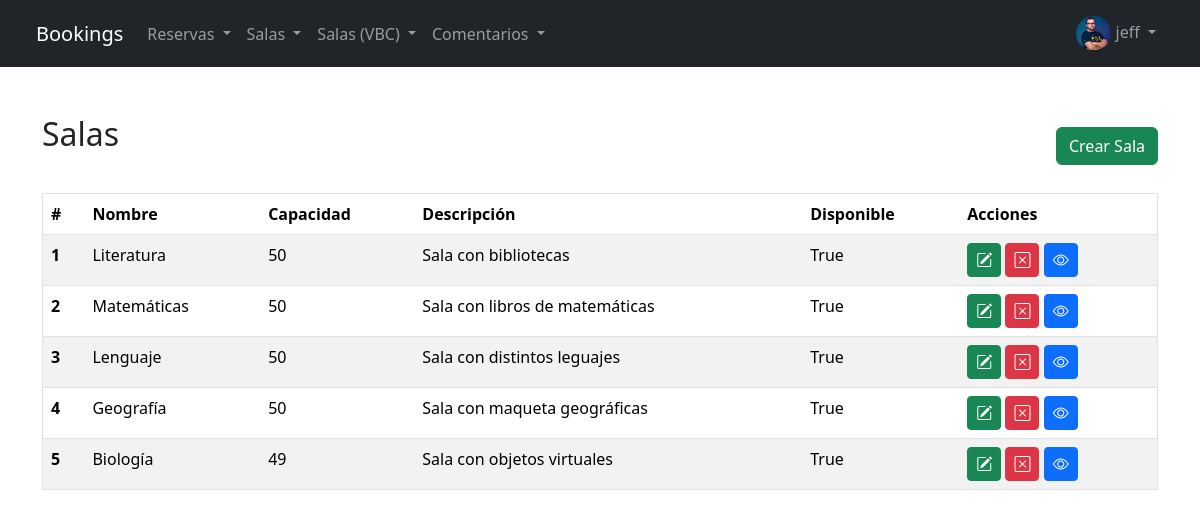
The page /bookings/room/list/ (signed in) on the database its author committed.
### bookings/models.py (models this page shows, shortened)
class Avatar(models.Model):
    user = models.OneToOneField(User, on_delete=models.CASCADE, related_name='avatar')
    image = models.ImageField(upload_to='avatars/')

class Sala(models.Model):
    nombre = models.CharField(max_length=100)
    disponible = models.BooleanField(default=True)
    capacidad = models.IntegerField()
    descripcion = models.TextField(blank=True, null=True)

### bookings/views.py (the view)
# urls.py: path("room/list/", list_room_view, name="room_list"),
@login_required
def list_room_view(request):
    all_the_rooms = Sala.objects.all()
    contexto = {"list_rooms": all_the_rooms}
    return render(request, "rooms/list.html", contexto)

### bookings/templates/rooms/list.html (shortened to what this page needs)
{% extends 'bookings/base.html' %}
{% block content %}
<section class="py-5">
    <div class="container">
        <div class="d-flex justify-content-between align-items-center mb-3">
            <h2 class="mb-4">Salas</h2>
            <a href="{% url 'room_create' %}" class="btn btn-success">Crear Sala</a>
        </div>
        <table class="table table-striped border">
            <thead class="bg-dark text-white">
                <tr>
                    <th scope="col">#</th>
                    <th scope="col">Nombre</th>
                    <th scope="col">Capacidad</th>
                    <th scope="col">Descripción</th>
                    <th scope="col">Disponible</th>
                    <th scope="col">Acciones</th>
                </tr>
            </thead>
            <tbody>
                {% if list_rooms %}
                {% for room in list_rooms %}
                <tr>
                    <th scope="row">{{ forloop.counter }}</th>
                    <td>{{ room.nombre }}</td>
                    <td>{{ room.capacidad }}</td>
                    <td>{{ room.descripcion }}</td>
                    <td>{{ room.disponible }}</td>
                    <td>
                        <a href="{% url 'room_update' room.id %}" class="btn btn-success btn-sm fs-6" data-bs-toggle="tooltip" data-bs-placement="bottom" data-bs-title="Editar"><i class="bi bi-pencil-square"></i></a>
                        <a href="{% url 'room_delete' room.id %}" class="btn btn-danger btn-sm fs-6" data-bs-toggle="tooltip" data-bs-placement="bottom" data-bs-title="Eliminar"><i class="bi bi-x-square"></i></a>
                        <a href="{% url 'room_detail' room.id %}" class="btn btn-primary btn-sm fs-6" data-bs-toggle="tooltip" data-bs-placement="bottom" data-bs-title="Ver"><i class="bi bi-eye"></i></a>
                    </td>
                </tr>
                {% endfor %}
                {% else %}
                <tr>
                    <td colspan="7">No hay Salas disponibles.</td>
                </tr>
                {% endif %}
            </tbody>
        </table>
    </div>
</section>
{% endblock %}

### bookings/templates/bookings/base.html (shortened to what this page needs)
{% load static %}
<!DOCTYPE html>
<html lang="es">
<head>
    <link rel="stylesheet" href="{% static 'bookings/css/bootstrap.min.css' %}">
    <link rel="stylesheet" href="https://cdn.jsdelivr.net/npm/bootstrap-icons@1.11.3/font/bootstrap-icons.min.css">
</head>
<body>
    <nav class="navbar navbar-expand-lg navbar-dark bg-dark border-body px-4">
        <div class="container-fluid">
            <a class="navbar-brand" href="/bookings">Bookings</a>
            <div class="collapse navbar-collapse" id="navbarNav">
                {% if user.is_authenticated %}
                <ul class="navbar-nav">
                    <li class="nav-item dropdown">
                        <a class="nav-link dropdown-toggle" href="#" role="button" data-bs-toggle="dropdown" aria-expanded="false">
                            Reservas
                        </a>
                    </li>
                    <li class="nav-item dropdown">
                        <a class="nav-link dropdown-toggle" href="#" role="button" data-bs-toggle="dropdown" aria-expanded="false">
                            Salas
                        </a>
                    </li>
                    <li class="nav-item dropdown">
                        <a class="nav-link dropdown-toggle" href="#" role="button" data-bs-toggle="dropdown" aria-expanded="false">
                            Salas (VBC)
                        </a>
                    </li>
                    <li class="nav-item dropdown">
                        <a class="nav-link dropdown-toggle" href="#" role="button" data-bs-toggle="dropdown" aria-expanded="false">
                            Comentarios
                        </a>
                    </li>
                </ul>
                {% endif %}
                <ul class="navbar-nav ms-auto">
                    {% if user.is_authenticated %}
                    <li class="nav-item dropdown">
                        <a class="nav-link dropdown-toggle" href="#" role="button" data-bs-toggle="dropdown" aria-expanded="false">
                            {% if user.avatar.image %}
                                <img src="{{ user.avatar.image.url }}" alt="Avatar" class="rounded-circle" style="height: 35px; width: 35px;">
                            {% else %}
                                <i class="bi bi-person-circle"></i>
                            {% endif %}
                            {% if user.first_name %} {{ user.first_name }} {% else %} {{ user.username }} {% endif %}
                        </a>
                    </li>
                    {% endif %}
                </ul>
            </div>
        </div>
    </nav>
    <div class="container-fluid p-0">
        {% block content %}{% endblock content %}
    </div>
</body>
</html>

### rows shown on the page
Sala: nombre "Literatura", capacidad "50", descripcion "Sala con bibliotecas", disponible "True"
Sala: nombre "Matemáticas", capacidad "50", descripcion "Sala con libros de matemáticas", disponible "True"
Sala: nombre "Lenguaje", capacidad "50", descripcion "Sala con distintos leguajes", disponible "True"
Sala: nombre "Geografía", capacidad "50", descripcion "Sala con maqueta geográficas", disponible "True"
Sala: nombre "Biología", capacidad "49", descripcion "Sala con objetos virtuales", disponible "True"

### other values the page prints
{{ user.first_name }} "jeff"
